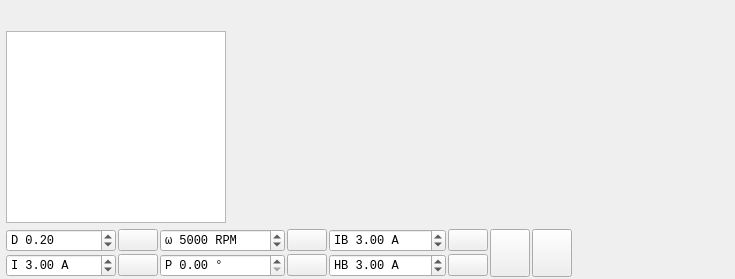
  <widget class="QWidget" name="centralWidget">
   <layout class="QVBoxLayout" name="verticalLayout" stretch="1,0">
    <property name="leftMargin">
     <number>6</number>
    </property>
    <property name="bottomMargin">
     <number>2</number>
    </property>
    <item>
     <layout class="QHBoxLayout" name="horizontalLayout" stretch="0,1">
      <item>
       <layout class="QVBoxLayout" name="verticalLayout_2">
        <item>
         <widget class="QLabel" name="pageLabel">
          <property name="enabled">
           <bool>true</bool>
          </property>
          <property name="maximumSize">
           <size>
            <width>220</width>
            <height>56</height>
           </size>
          </property>
          <property name="text">
           <string/>
          </property>
          <property name="pixmap">
           <pixmap resource="res_silver.qrc">:/res/logo.png</pixmap>
          </property>
          <property name="scaledContents">
           <bool>true</bool>
          </property>
         </widget>
        </item>
        <item>
         <widget class="QListWidget" name="pageList">
          <property name="minimumSize">
           <size>
            <width>220</width>
            <height>0</height>
           </size>
          </property>
          <property name="maximumSize">
           <size>
            <width>220</width>
            <height>16777215</height>
           </size>
          </property>
          <property name="editTriggers">
           <set>QAbstractItemView::NoEditTriggers</set>
          </property>
          <property name="selectionBehavior">
           <enum>QAbstractItemView::SelectRows</enum>
          </property>
         </widget>
        </item>
       </layout>
      </item>
      <item>
       <widget class="QStackedWidget" name="pageWidget">
        <property name="currentIndex">
         <number>-1</number>
        </property>
       </widget>
      </item>
     </layout>
    </item>
    <item>
     <layout class="QGridLayout" name="gridLayout_3">
      <property name="spacing">
       <number>2</number>
      </property>
      <item row="1" column="8">
       <widget class="DisplayBar" name="dispCurrent" native="true">
        <property name="sizePolicy">
         <sizepolicy hsizetype="MinimumExpanding" vsizetype="Preferred">
          <horstretch>0</horstretch>
          <verstretch>0</verstretch>
         </sizepolicy>
        </property>
        <property name="minimumSize">
         <size>
          <width>150</width>
          <height>0</height>
         </size>
        </property>
       </widget>
      </item>
      <item row="0" column="8">
       <widget class="DisplayBar" name="dispDuty" native="true">
        <property name="sizePolicy">
         <sizepolicy hsizetype="MinimumExpanding" vsizetype="Preferred">
          <horstretch>0</horstretch>
          <verstretch>0</verstretch>
         </sizepolicy>
        </property>
        <property name="minimumSize">
         <size>
          <width>150</width>
          <height>0</height>
         </size>
        </property>
       </widget>
      </item>
      <item row="0" column="6" rowspan="2">
       <widget class="QPushButton" name="fullBrakeButton">
        <property name="sizePolicy">
         <sizepolicy hsizetype="Fixed" vsizetype="MinimumExpanding">
          <horstretch>0</horstretch>
          <verstretch>0</verstretch>
         </sizepolicy>
        </property>
        <property name="toolTip">
         <string>Full brake</string>
        </property>
        <property name="text">
         <string/>
        </property>
        <property name="icon">
         <iconset resource="res.qrc">
          <normaloff>:/res/icons/Anchor-96.png</normaloff>:/res/icons/Anchor-96.png</iconset>
        </property>
        <property name="iconSize">
         <size>
          <width>40</width>
          <height>40</height>
         </size>
        </property>
        <property name="autoDefault">
         <bool>false</bool>
        </property>
        <property name="default">
         <bool>false</bool>
        </property>
        <property name="flat">
         <bool>false</bool>
        </property>
       </widget>
      </item>
      <item row="1" column="4">
       <widget class="QDoubleSpinBox" name="handbrakeBox">
        <property name="font">
         <font>
          <family>Monospace</family>
         </font>
        </property>
        <property name="toolTip">
         <string>Handbrake current</string>
        </property>
        <property name="prefix">
         <string>HB </string>
        </property>
        <property name="suffix">
         <string> A</string>
        </property>
        <property name="minimum">
         <double>-500.000000000000000</double>
        </property>
        <property name="maximum">
         <double>500.000000000000000</double>
        </property>
        <property name="singleStep">
         <double>0.500000000000000</double>
        </property>
        <property name="value">
         <double>3.000000000000000</double>
        </property>
       </widget>
      </item>
      <item row="1" column="5">
       <widget class="QPushButton" name="handbrakeButton">
        <property name="toolTip">
         <string>Handbrake current</string>
        </property>
        <property name="text">
         <string/>
        </property>
        <property name="icon">
         <iconset resource="res.qrc">
          <normaloff>:/res/icons/Brake Warning-96.png</normaloff>:/res/icons/Brake Warning-96.png</iconset>
        </property>
       </widget>
      </item>
      <item row="1" column="0">
       <widget class="QDoubleSpinBox" name="currentBox">
        <property name="font">
         <font>
          <family>Monospace</family>
         </font>
        </property>
        <property name="toolTip">
         <string>Current</string>
        </property>
        <property name="frame">
         <bool>true</bool>
        </property>
        <property name="prefix">
         <string>I </string>
        </property>
        <property name="suffix">
         <string> A</string>
        </property>
        <property name="minimum">
         <double>-500.000000000000000</double>
        </property>
        <property name="maximum">
         <double>500.000000000000000</double>
        </property>
        <property name="singleStep">
         <double>0.500000000000000</double>
        </property>
        <property name="value">
         <double>3.000000000000000</double>
        </property>
       </widget>
      </item>
      <item row="0" column="2">
       <widget class="QDoubleSpinBox" name="speedBox">
        <property name="font">
         <font>
          <family>Monospace</family>
         </font>
        </property>
        <property name="toolTip">
         <string>Speed</string>
        </property>
        <property name="prefix">
         <string>ω </string>
        </property>
        <property name="suffix">
         <string> RPM</string>
        </property>
        <property name="decimals">
         <number>0</number>
        </property>
        <property name="minimum">
         <double>-400000.000000000000000</double>
        </property>
        <property name="maximum">
         <double>400000.000000000000000</double>
        </property>
        <property name="singleStep">
         <double>100.000000000000000</double>
        </property>
        <property name="value">
         <double>5000.000000000000000</double>
        </property>
       </widget>
      </item>
      <item row="0" column="1">
       <widget class="QPushButton" name="dutyButton">
        <property name="toolTip">
         <string>Duty cycle</string>
        </property>
        <property name="text">
         <string/>
        </property>
        <property name="icon">
         <iconset resource="res.qrc">
          <normaloff>:/res/icons/Circled Play-96.png</normaloff>:/res/icons/Circled Play-96.png</iconset>
        </property>
        <property name="flat">
         <bool>false</bool>
        </property>
       </widget>
      </item>
      <item row="1" column="2">
       <widget class="QDoubleSpinBox" name="posBox">
        <property name="font">
         <font>
          <family>Monospace</family>
         </font>
        </property>
        <property name="toolTip">
         <string>Position</string>
        </property>
        <property name="prefix">
         <string>P </string>
        </property>
        <property name="suffix">
         <string> °</string>
        </property>
        <property name="maximum">
         <double>360.000000000000000</double>
        </property>
        <property name="singleStep">
         <double>0.100000000000000</double>
        </property>
        <property name="value">
         <double>0.000000000000000</double>
        </property>
       </widget>
      </item>
      <item row="1" column="3">
       <widget class="QPushButton" name="posButton">
        <property name="toolTip">
         <string>Position</string>
        </property>
        <property name="text">
         <string/>
        </property>
        <property name="icon">
         <iconset resource="res.qrc">
          <normaloff>:/res/icons/Circled Play-96.png</normaloff>:/res/icons/Circled Play-96.png</iconset>
        </property>
       </widget>
      </item>
      <item row="0" column="7" rowspan="2">
       <widget class="QPushButton" name="stopButton">
        <property name="sizePolicy">
         <sizepolicy hsizetype="Fixed" vsizetype="MinimumExpanding">
          <horstretch>0</horstretch>
          <verstretch>0</verstretch>
         </sizepolicy>
        </property>
        <property name="toolTip">
         <string>Switch off</string>
        </property>
        <property name="text">
         <string/>
        </property>
        <property name="icon">
         <iconset resource="res.qrc">
          <normaloff>:/res/icons/Stop Sign-96.png</normaloff>:/res/icons/Stop Sign-96.png</iconset>
        </property>
        <property name="iconSize">
         <size>
          <width>40</width>
          <height>40</height>
         </size>
        </property>
        <property name="shortcut">
         <string>Esc</string>
        </property>
       </widget>
      </item>
      <item row="0" column="3">
       <widget class="QPushButton" name="speedButton">
        <property name="toolTip">
         <string>Speed</string>
        </property>
        <property name="text">
         <string/>
        </property>
        <property name="icon">
         <iconset resource="res.qrc">
          <normaloff>:/res/icons/Circled Play-96.png</normaloff>:/res/icons/Circled Play-96.png</iconset>
        </property>
       </widget>
      </item>
      <item row="1" column="1">
       <widget class="QPushButton" name="currentButton">
        <property name="toolTip">
         <string>Current</string>
        </property>
        <property name="text">
         <string/>
        </property>
        <property name="icon">
         <iconset resource="res.qrc">
          <normaloff>:/res/icons/Circled Play-96.png</normaloff>:/res/icons/Circled Play-96.png</iconset>
        </property>
       </widget>
      </item>
      <item row="0" column="4">
       <widget class="QDoubleSpinBox" name="brakeCurrentBox">
        <property name="font">
         <font>
          <family>Monospace</family>
         </font>
        </property>
        <property name="toolTip">
         <string>Brake current</string>
        </property>
        <property name="prefix">
         <string>IB </string>
        </property>
        <property name="suffix">
         <string> A</string>
        </property>
        <property name="minimum">
         <double>-500.000000000000000</double>
        </property>
        <property name="maximum">
         <double>500.000000000000000</double>
        </property>
        <property name="singleStep">
         <double>0.500000000000000</double>
        </property>
        <property name="value">
         <double>3.000000000000000</double>
        </property>
       </widget>
      </item>
      <item row="0" column="5">
       <widget class="QPushButton" name="brakeCurrentButton">
        <property name="toolTip">
         <string>Brake current</string>
        </property>
        <property name="text">
         <string/>
        </property>
        <property name="icon">
         <iconset resource="res.qrc">
          <normaloff>:/res/icons/Brake Warning-96.png</normaloff>:/res/icons/Brake Warning-96.png</iconset>
        </property>
       </widget>
      </item>
      <item row="0" column="0">
       <widget class="QDoubleSpinBox" name="dutyBox">
        <property name="font">
         <font>
          <family>Monospace</family>
         </font>
        </property>
        <property name="toolTip">
         <string>Duty cycle</string>
        </property>
        <property name="wrapping">
         <bool>false</bool>
        </property>
        <property name="frame">
         <bool>true</bool>
        </property>
        <property name="prefix">
         <string>D </string>
        </property>
        <property name="minimum">
         <double>-1.000000000000000</double>
        </property>
        <property name="maximum">
         <double>1.000000000000000</double>
        </property>
        <property name="singleStep">
         <double>0.010000000000000</double>
        </property>
        <property name="value">
         <double>0.200000000000000</double>
        </property>
       </widget>
      </item>
     </layout>
    </item>
   </layout>
  </widget>
